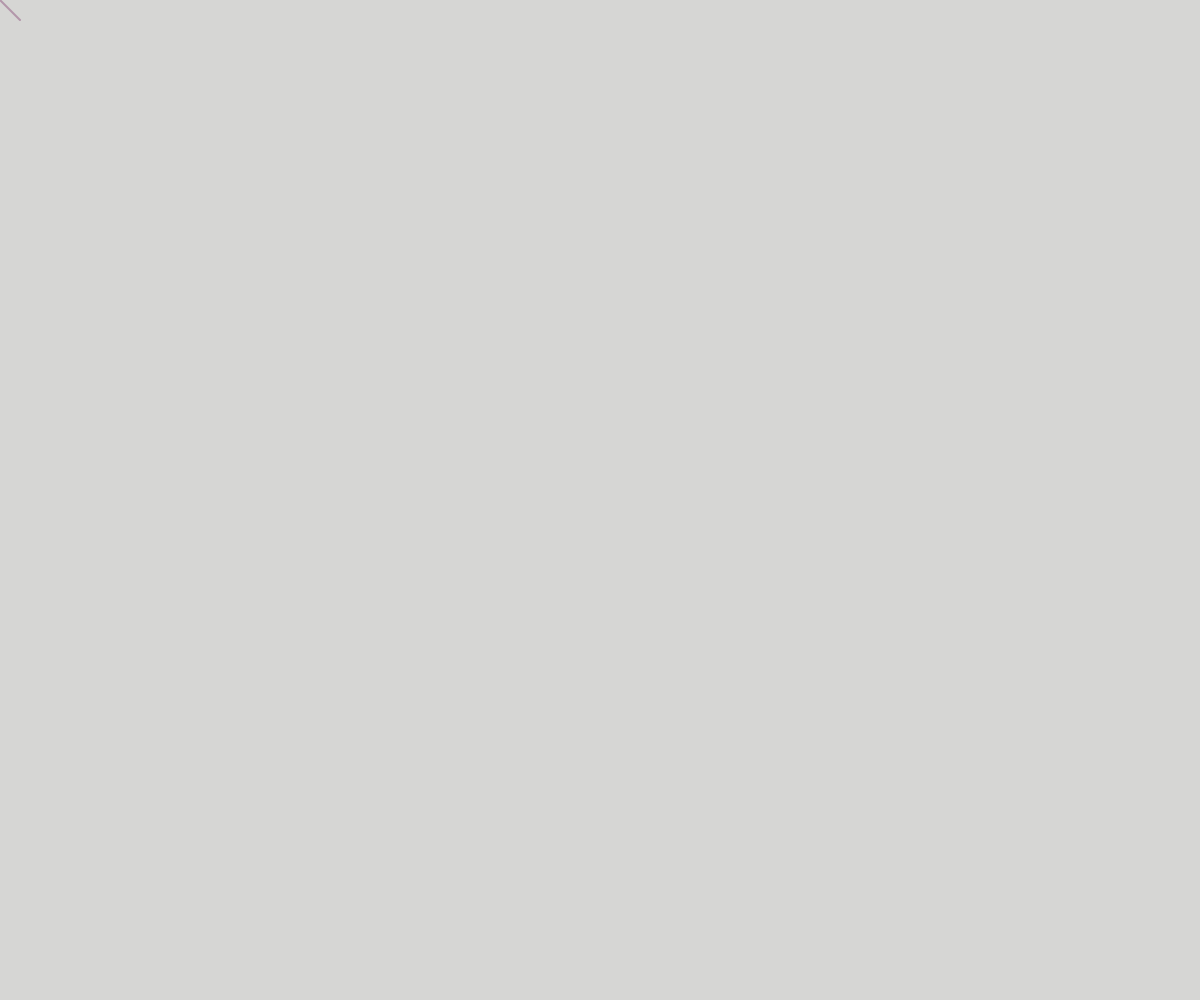
Frame 1 (no input)
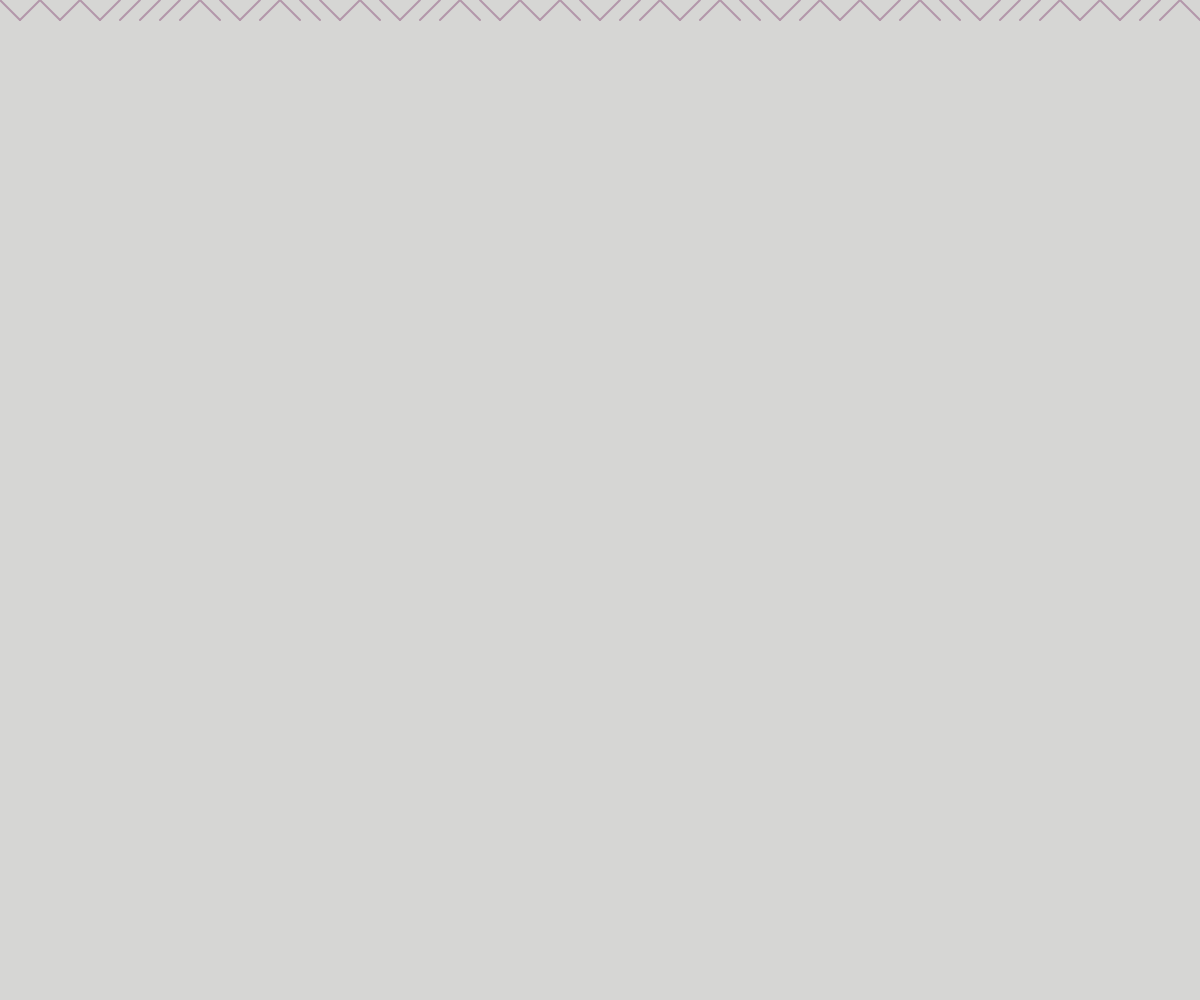
Frame 60 (no input)
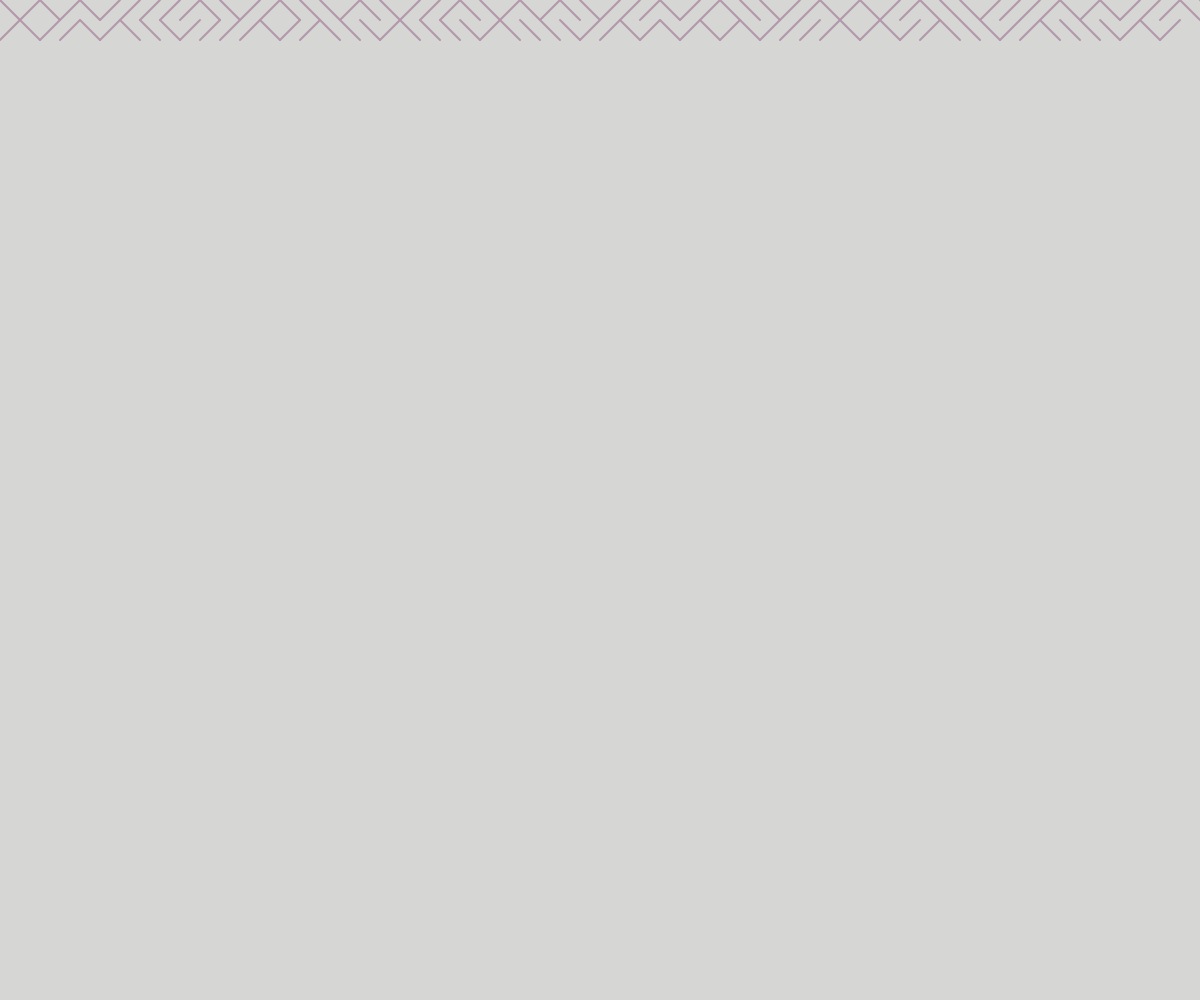
Frame 120 (the mouse pressed at the canvas centre since frame 60)

The p5.js sketch that drew these frames (run headless with seeded random() and noise() and a simulated clock; from frame 60 on, the mouse is pressed at the canvas centre):

// p5.js sketch
// ── sketch.js
// -
// 10print_variazione 1 by Chiara Guiducci [background, linee]
// 2022 © Chiara @guiduc, Daniele @Fupete and the course DS-2022 at DESIGN.unirsm 
// github.com/ds-2022-unirsm — github.com/fupete
// Educational purposes, MIT License, 2022, San Marino
// —
// Credits/Thanks to: 
// @shiffman (github.com/shiffman) for http://10print.org/
// original license: Tipo licenza
// —

var x = 0;
var y = 0;

function setup() {
  createCanvas(windowWidth, windowHeight);
  background(214,214,212);
}

function draw() {
  strokeWeight(2)
  stroke (179,151,170)
  if (random(1) > 0.5) {
    line(x, y, x+20, y+20);
  } 
  else {
    line(x, y+20, x+20, y);
  }

  x += 20;
  if (x > width) {
    x = 0;
    y += 20;
  }

  if (y > height) {
    background(255);
    x = 0;
    y = 0;
  }
}
